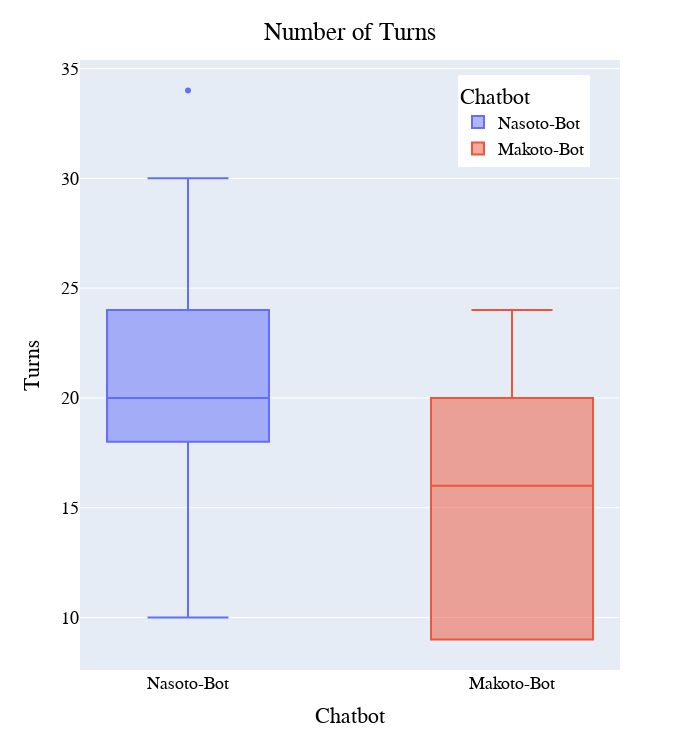

Notebook code cell kept with this figure:
### Markdown cell above
## BoxPlot Number of Turns

### Code cell
fig = px.box(df_cd , "Chatbot", "NumberOfTurns", "Chatbot")
fig.update_traces(quartilemethod="exclusive", width=0.5) # or "inclusive", or "linear" by default
fig.update_layout(
    width=700,
    height=750,
    title={
        'text': "Number of Turns",
        'y':0.97,
        'x':0.5,
        'xanchor': 'center',
        'yanchor': 'top'},
    yaxis_title="Turns",
    legend=dict(x=0.7, y=0.975),
    font=dict(
        family="Arial",
        size=18,
        color="#000000"
    ),
)
fig.show()

### Figure 1 — Plotly figure (JSON) as saved in the notebook; plotly's stock layout.template omitted (floating-point values rounded to 4 significant figures)
{"data": [{"alignmentgroup": "True", "hovertemplate": "Chatbot=%{x}<br>NumberOfTurns=%{y}<extra></extra>", "legendgroup": "Nasoto-Bot", "marker": {"color": "#636efa"}, "name": "Nasoto-Bot", "notched": false, "offsetgroup": "Nasoto-Bot", "orientation": "v", "quartilemethod": "exclusive", "showlegend": true, "type": "box", "width": 0.5, "x": ["Nasoto-Bot", "Nasoto-Bot", "Nasoto-Bot", "Nasoto-Bot", "Nasoto-Bot", "Nasoto-Bot", "Nasoto-Bot", "Nasoto-Bot", "Nasoto-Bot", "Nasoto-Bot", "Nasoto-Bot", "Nasoto-Bot", "Nasoto-Bot", "Nasoto-Bot", "Nasoto-Bot", "Nasoto-Bot", "Nasoto-Bot", "Nasoto-Bot", "Nasoto-Bot"], "x0": " ", "xaxis": "x", "y": [10, 20, 19, 19, 34, 23, 20, 25, 19, 27, 14, 24, 14, 22, 22, 13, 19, 30, 18], "y0": " ", "yaxis": "y"}, {"alignmentgroup": "True", "hovertemplate": "Chatbot=%{x}<br>NumberOfTurns=%{y}<extra></extra>", "legendgroup": "Makoto-Bot", "marker": {"color": "#EF553B"}, "name": "Makoto-Bot", "notched": false, "offsetgroup": "Makoto-Bot", "orientation": "v", "quartilemethod": "exclusive", "showlegend": true, "type": "box", "width": 0.5, "x": ["Makoto-Bot", "Makoto-Bot", "Makoto-Bot", "Makoto-Bot", "Makoto-Bot", "Makoto-Bot", "Makoto-Bot", "Makoto-Bot", "Makoto-Bot", "Makoto-Bot", "Makoto-Bot", "Makoto-Bot", "Makoto-Bot", "Makoto-Bot", "Makoto-Bot", "Makoto-Bot", "Makoto-Bot", "Makoto-Bot"], "x0": " ", "xaxis": "x", "y": [24, 12, 9, 16, 19, 9, 21, 24, 17, 10, 20, 16, 21, 16, 9, 9, 16, 9], "y0": " ", "yaxis": "y"}], "layout": {"boxmode": "group", "font": {"color": "#000000", "family": "Arial", "size": 18}, "height": 750, "legend": {"title": {"text": "Chatbot"}, "tracegroupgap": 0, "x": 0.7, "y": 0.975}, "margin": {"t": 60}, "title": {"text": "Number of Turns", "x": 0.5, "xanchor": "center", "y": 0.97, "yanchor": "top"}, "width": 700, "xaxis": {"anchor": "y", "categoryarray": ["Nasoto-Bot", "Makoto-Bot"], "categoryorder": "array", "domain": [0, 1], "title": {"text": "Chatbot"}}, "yaxis": {"anchor": "x", "domain": [0, 1], "title": {"text": "Turns"}}}}
